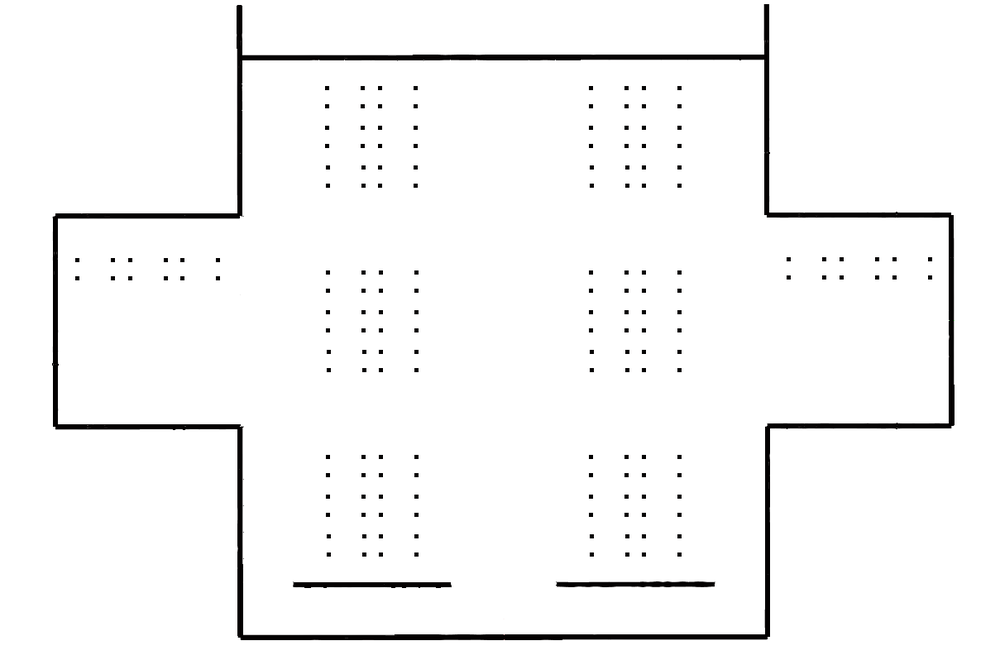
%> input picture docs/amazonwarehouseNew.png, 1000 x 660 px, shrunk from 1209 x 798 before the run
$ octave amazonwarehousedilation.m   (GNU Octave 9; MATLAB toolbox functions it lacks are replaced by stand-ins)
%> lines starting %> are read from the running program, lines starting %| are printed output that depends on the picture
originalI = imread('amazonwarehouseNew.png');
%> originalI is the input picture: size 660x1000x3 uint8; mean R, G, B 247.3, 247.2, 247.2
% Create a nonflat ball-shaped structuring element.
se = offsetstrel('ball',7,7);
dilatedI = imerode(originalI,se);
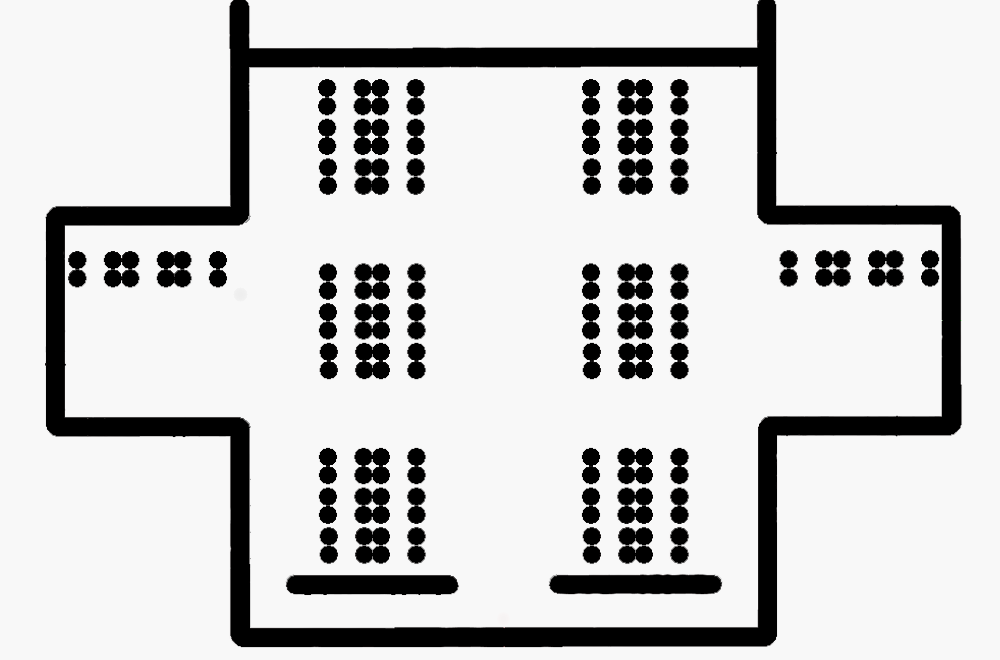
%> dilatedI: size 660x1000x3 uint8; mean R, G, B 208.1, 208, 208
imshowpair(originalI,dilatedI,'montage')
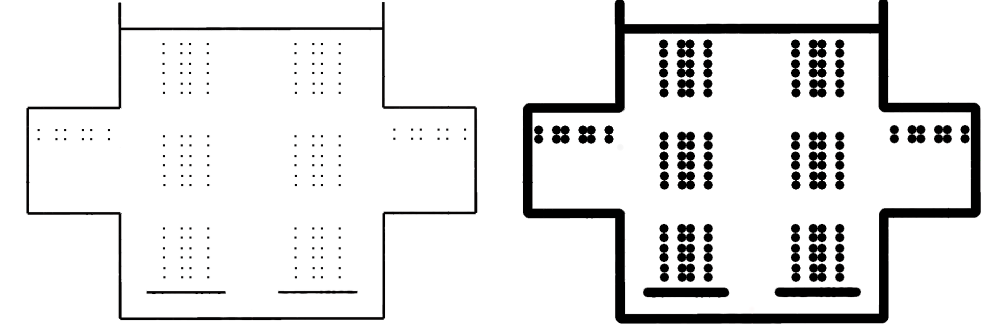
%> displayed picture: size 660x2000x3, on the screen's scale of 0 to 255 (shown at 1/2 size); mean R, G, B 230.6, 230.6, 230.6
imwrite(dilatedI,'amazonwarehouseNewEroded.png')
